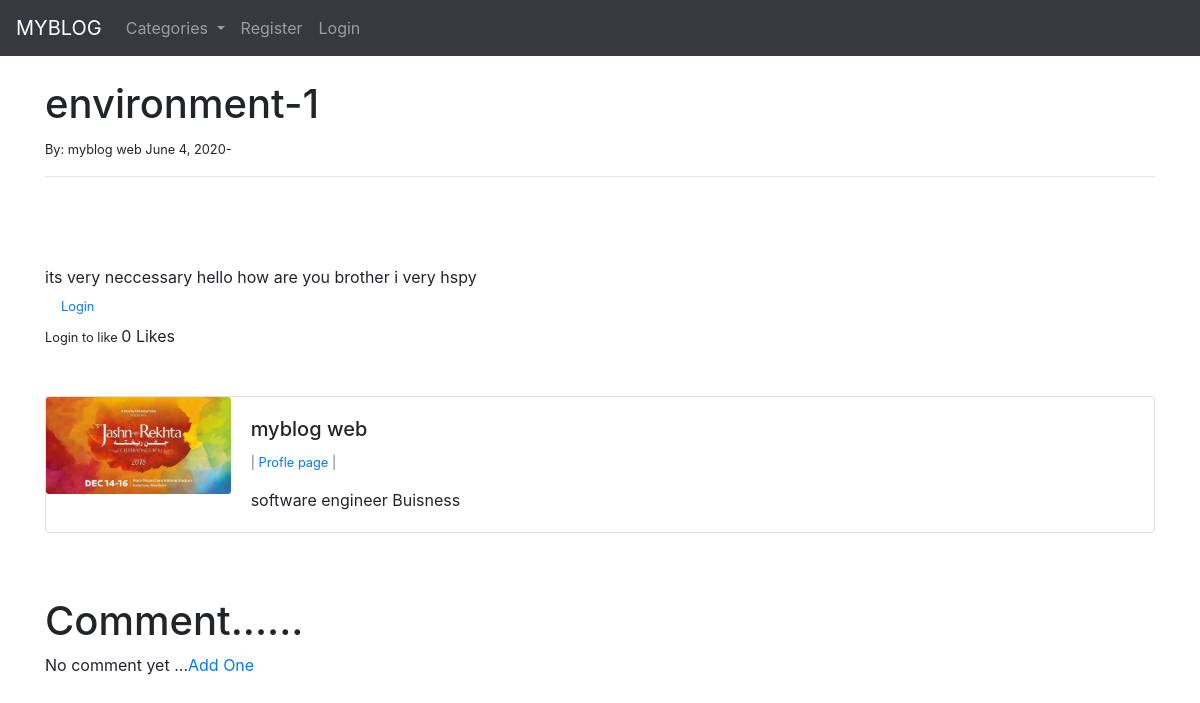
The app's page /article/2 with its own data.
### myblog/models.py (models this page shows, shortened)
class Post(models.Model):
    title=models.CharField(max_length=300)
    header_image=models.ImageField(null=True,blank=True,upload_to="images/")
    title_tag = models.CharField(null=True,max_length=200)
    author=models.ForeignKey(User,on_delete=models.CASCADE)
    body = RichTextField(blank=True,null=True)
    post_date=models.DateField(null=True,auto_now_add=True)
    category=models.CharField(max_length=300,default='coding')
    snippet=models.CharField(max_length=300)
    likes=models.ManyToManyField(User,related_name='blog_posts')
    def total_likes(self):
        return self.likes.count()

class Profile(models.Model):
    user = models.OneToOneField(User,null=True,on_delete=models.CASCADE)
    bio =  models.TextField()
    profile_pic = models.ImageField(null=True,blank=True,upload_to="images/profile/")
    website_url = models.CharField(max_length=255,null=True,blank=True)
    fb_url = models.CharField(max_length=255, null=True, blank=True)
    instagram_url = models.CharField(max_length=255, null=True, blank=True)
    pinterest_url = models.CharField(max_length=255, null=True, blank=True)

### myblog/views.py (the view)
# urls.py: path('article/<int:pk>',ArticleDetailView.as_view(),name="article-detail"),
class ArticleDetailView(DetailView):
    model = Post
    template_name = "myblog/article_details.html"
    def get_context_data(self, *args, **kwargs):
        cat_menu=Category.objects.all()
        context=super(ArticleDetailView,self).get_context_data(*args,**kwargs)
        stuff = get_object_or_404(Post, id=self.kwargs['pk'])
        total_likes=stuff.total_likes()
        liked=False
        if stuff.likes.filter(id=self.request.user.id).exists():
            liked=True
        context["cat_menu"]=cat_menu
        context['total_likes']= total_likes
        context['liked']=liked
        return context

### myblog/models.py (called while the page is built)
    def __str__(self):
        return self.name

### myblog/templates/myblog/article_details.html (shortened to what this page needs)
{% extends 'myblog/base.html' %}
{% load static %}
{% block content %}
<h1>{{ post.title }}-{{ post.author.id }}</h1>
<small> By: {{ post.author.first_name }}
    {{post.author.last_name }}
    {{ post.post_date }}-
</small><br/>
<hr>
<br/>
<br/><br/>
{{ post.body|safe }}
<form action="{%  url 'like_post' post.pk %}" method="POST">
    {% if user.is_authenticated %}
    {% if liked %}
    <button type="submit", name="post_id", value="{{ post.id }}", class="btn btn-danger btn-sm">UnLike</button>
    {% else %}
    <button type="submit", name="post_id", value="{{ post.id }}", class="btn btn-primary btn-sm">Like</button>
    {% endif %}
    {% else %}
        <small><a class="nav-link" href="{% url 'login' %}"> Login</a>Login to like </small>
    {% endif %}
    {{ total_likes }} Likes
</form>
<br/><br/>
<div class="card mb-3">
  <div class="row no-gutters">
    <div class="col-md-2">
        {% if post.author.profile.profile_pic %}
      <img src="{{ post.author.profile.profile_pic.url }}" class="card-img">
{% else %}
      <img src="{% static 'theblog/images/ud.jpg' %}" class="card-img">
        {% endif %}
    </div>
    <div class="col-md-10">
      <div class="card-body">
        <h5 class="card-title">
            {{ post.author.first_name }}
            {{post.author.last_name }}
        </h5>
          <p class="small text-muted">
              |<a href="{% url 'show_profile_page' post.author.profile.id  %}"> Profle page</a>  |
          </p>
        <p class="card-text">
            {{ post.author.profile.bio }}
        </p>
      </div>
    </div>
  </div>
</div>
<br/><br/>
<h1>Comment......</h1>
{% if not post.comments.all %}
        No comment yet ...<a href="{% url 'add-comment' post.pk %}">Add One</a>
{% endif %}
<br/><br/>
<br/><br/>
{% endblock %}

### records on screen
Post: title "environment", author.id "1", author.first_name "myblog", author.last_name "web", post_date "June 4, 2020", body "its very neccessary hello how are you brother i very hspy", author.profile.bio "software engineer Buisness"

### other values on screen
{{ total_likes }} "0"
